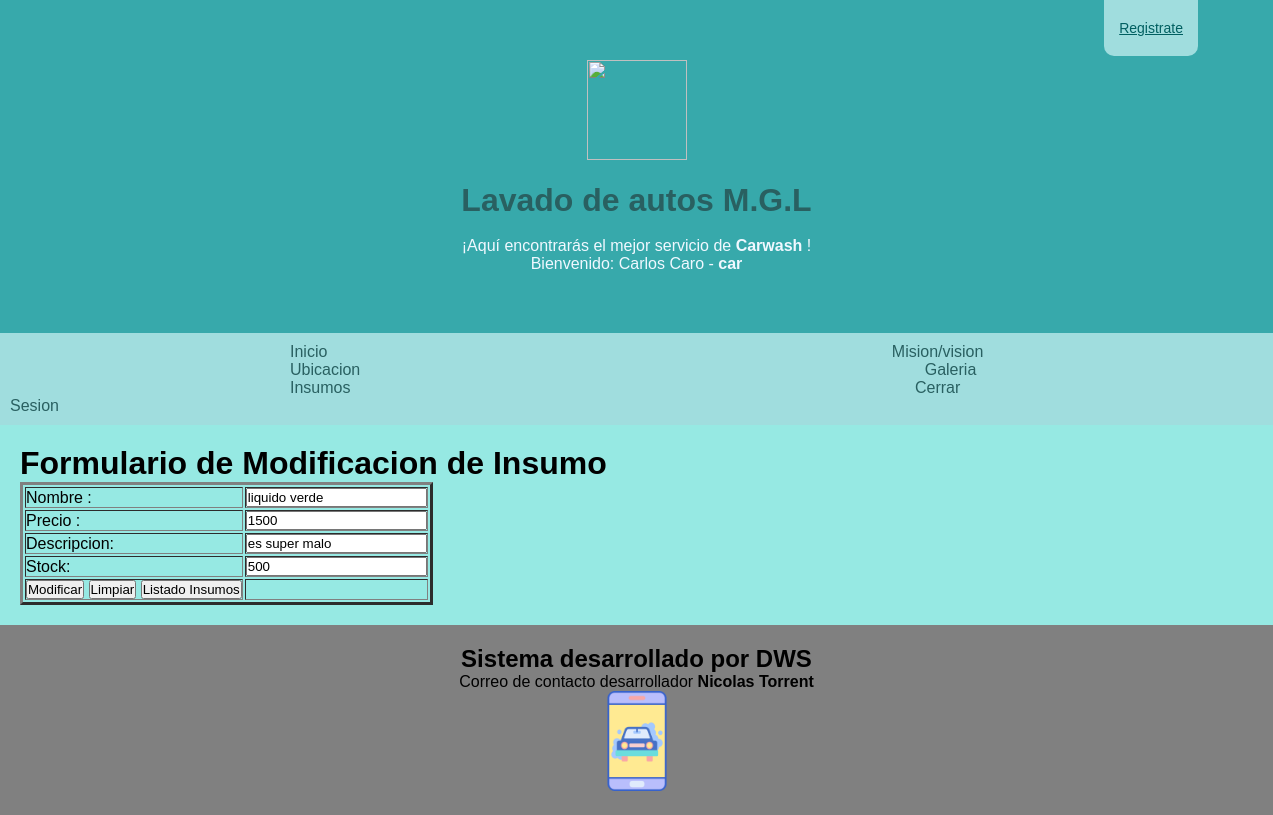
Screenshot of /buscar/liquido verde/ (signed in) with the database file from the repository.
### myCar/models.py (models this page shows, shortened)
class Insumos(models.Model):
    nombre = models.CharField(max_length=120, primary_key=True)
    precio = models.IntegerField()
    descripcion = models.TextField()
    stock = models.IntegerField()

### myCar/views.py (the view)
# urls.py: path('buscar/<id>/',buscar,name='BUSCAR'),
@login_required(login_url='/login/')
def buscar(request,id):
    try:
        insumo = Insumos.objects.get(nombre=id)
        return render(request,'web/formulario_insumo_mod.html',{'insumo':insumo})
    except:
        msg='no existe insumo'
    lista = Insumos.objects.all()
    return render(request,'web/admin_insumos.html',{'lista_insumos':lista,'msg':msg})

### myCar/templates/web/formulario_insumo_mod.html (shortened to what this page needs)
{% extends "web/base.html" %} {% load static%} {% block contenido %}
<div class="formularios">
    <h1>Formulario de Modificacion de Insumo</h1>
    <form action="{% url 'MODIFICAR' %}" method="POST" onsubmit="return validarFormulario()">
        <table border="3">
            <tr>
                <td>Nombre :</td>
                <td>
                    <input type="text" value="{{insumo.nombre}}" name="txtProducto" id="txtProducto" minlength="3" maxlength="120" required>
                </td>
            </tr>
            <tr>
                <td>Precio :</td>
                <td>
                    <input type="number" value="{{insumo.precio}}" name="txtPrecio" id="txtPrecio" min="1" required>
                </td>
            </tr>
            <tr>
                <td>Descripcion:</td>
                <td>
                    <input type="text" value="{{insumo.descripcion}}" id="txtDescripcion" name="txtDescripcion">
                </td>
            </tr>
            <tr>
                <td>Stock:</td>
                <td>
                    <input type="text" value="{{insumo.stock}}" id="txtStock" name="txtStock" required>
                </td>
            </tr>
            <tr>
                <td>
                    <input type="submit" value="Modificar">
                    <input type="reset" value="Limpiar">
                    <input type="button" onclick="ir()" value="Listado Insumos">
                </td>
                <td></td>
            </tr>
        </table>
    </form>
</div>
{% endblock contenido %}

### myCar/templates/web/base.html (shortened to what this page needs)
{% load static %}
<!DOCTYPE html>
<html lang="en">
<head>
    <link rel="stylesheet" href="{% static 'estilo.css' %}">
</head>
<body>
    <div class="header logo_header">
        <a class="logo_prin" href="Index.html"><img src="{% static 'archivos utiles/iconos-pack2/iconos-pack2/png/050-car-wash-6.png' %}" width="100" height="100"></a>
        <a href="Index.html" class="index">
            <h1> Lavado de autos M.G.L </h1>
        </a>
        <a href="{% url 'REG' %}" class="registro"> Registrate</a>
        <p>¡Aquí encontrarás el mejor servicio de <b> Carwash </b>! </p>
        {% if user.is_authenticated %}
            <p>Bienvenido: {{user.first_name}} {{user.last_name}} - <b>{{user.username}}</b></p>
        {% endif %}
    </div>
    <div class="navegarbar">
        <a href="{% url 'INDEX' %}">Inicio </a>
        <a href="{% url 'MYV' %}">Mision/vision </a>
        <a href="">Ubicacion</a>
        <a href="{% url 'GALE' %}">Galeria </a>
        <a href="{% url 'INSUMOS' %}">Insumos </a>
        {% if user.is_authenticated %}
            <a href="{% url 'LOGOUT' %}">Cerrar Sesion</a>
        {% else %}
            <a href="{% url 'LOGIN' %}">Login</a>
        {% endif %}
    </div>
    {% block contenido %}
    {% endblock contenido %}
    <footer>
        <div class="footer">
            <h2>Sistema desarrollado por DWS </h2>
            <p>Correo de contacto desarrollador <b> Nicolas Torrent </b>
                <a class="logo_prin"><img src="{% static 'archivos utiles/iconos-pack2/iconos-pack2/png/008-car-wash-1.png' %}" width="100" height="100"> </a>
            </p>
        </div>
    </footer>
</body>
</html>

### myCar/static/estilo.css (style rules this page uses)
* { margin: 0; padding: 0; box-sizing: border-box; }
body { font-family: Arial, Helvetica, sans-serif; margin: 0; }
.logo_prin { display: block; margin-left: auto; margin-right: auto; }
.header { padding: 60px; text-align: center; background: #37A9AB; color: aliceblue; }
.navegarbar { padding: 10px; display: flow-root; background: #A0DDDE; }
.navegarbar a { color: #296061; text-decoration: none; padding: 10px 280px; text-align: center; }
.index { color: #296061; text-decoration: none; padding: 10px 280px; text-align: center; }
.registro { display: inline-block; padding: 20px 15px; background: #A0DDDE; color: #005F61 !important; font-size: 14px; position: absolute; top: 0; right: 75px; -webkit-border-bottom-right-radius: 10px; -webkit-border-bottom-left-radius: 10px; -moz-border-radius-bottomright: 10px; -moz-border-radius-bottomleft: 10px; border-bottom-right-radius: 10px; border-bottom-left-radius: 10px; }
.formularios { flex: auto; background: #96E9E3; padding: 20px; }
.footer { text-align: center; padding: 20px; background-color: gray; height: auto; }

### rows the page displays
Insumos: txtProducto "liquido verde", txtPrecio "1500", txtDescripcion "es super malo", txtStock "500"

### other values shown
{{ user.first_name }} "Carlos"
{{ user.last_name }} "Caro"
{{ user.username }} "car"
